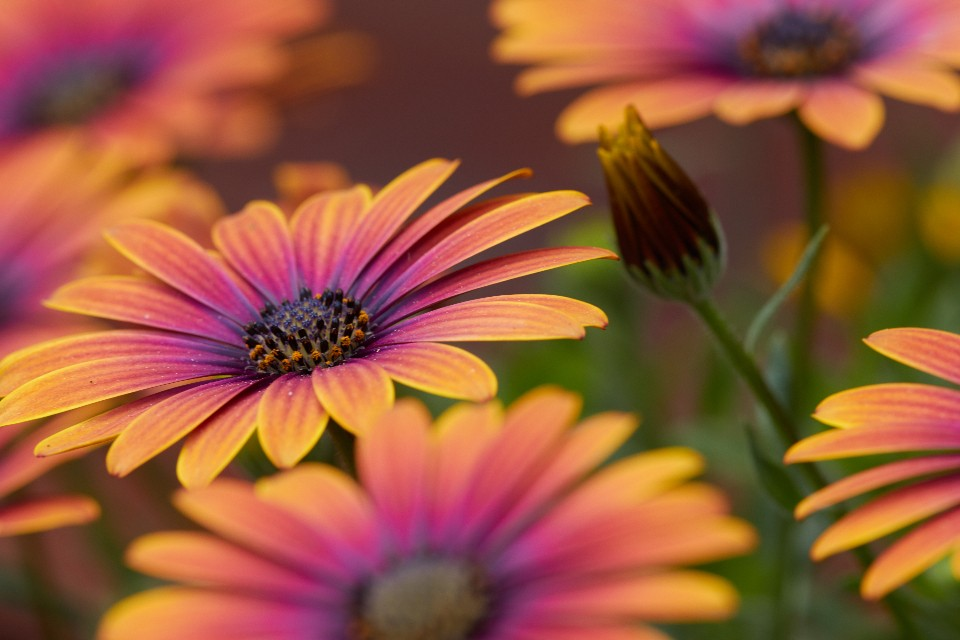
#> input picture Tivo-van-hanh-marketing-ai/thu-vien/anh/20-11/stocksnap-0a7a9848.jpg, 960 x 640 px
$ python -i tao-video.py   (imports and definitions only)
#> lines starting #> are read from the running program, lines starting #| are printed output that depends on the picture
"""Dựng video TikTok sale liệt kê nhiều sản phẩm theo mẫu của TIVO SMART.

Quy trình: quy-trinh/3-tao-video-ai.md (phần "Video liệt kê nhiều sản phẩm") và quy-trinh/mau-video-tiktok.md.

Cách chạy (từ thư mục Tivo-van-hanh-marketing-ai):
    python cong-cu/tao-video.py output/3-video/<tên-sale>/nguon/T01-kich-ban.json
    python cong-cu/tao-video.py <kịch bản> --kiem-tra    # chỉ xuất 1 ảnh gồm các khung chính để xem lại

Dòng thời gian (N sản phẩm, mỗi sản phẩm T giây):
    0.0–1.5s nhịp 1 mở · 1.5–3.0s nhịp 2 tem · 3.0s–3.0+N×T nhịp sản phẩm · 2.5s cuối CTA lưới sản phẩm.
    T = 2 giây nếu N ≤ 7, 1.5 giây nếu N từ 8 đến 10; tự giảm để tổng không quá 20 giây.

Mẫu kịch bản: cong-cu/mau-kich-ban.json. Nhận diện cố định (tên shop, username, logo, tem, màu):
cong-cu/thuong-hieu.json. Font Inter nằm trong cong-cu/font.
Kết quả: file MP4 theo "out" (1080x1920, 30fps) và <tên>-anh-bia.jpg lấy từ khung lưới sản phẩm ở nhịp CTA.
Ảnh nền và nhạc tự chọn từ thư viện miễn bản quyền thu-vien/anh/<phong_cach> và thu-vien/nhac/<phong_cach>
(4 video cùng đợt dùng 4 bài nhạc khác nhau, ưu tiên bài ít dùng nhất). Ghi "nhac": false để video im lặng,
hoặc "nhac"/"anh_nen" là đường dẫn file trong thu-vien để tự chọn. Nhật ký dùng: thu-vien/da-dung.json.
Cần: pip install pillow imageio-ffmpeg
"""
import json
import math
import random
import re
import subprocess
import sys
from pathlib import Path

import imageio_ffmpeg
from PIL import Image, ImageChops, ImageDraw, ImageEnhance, ImageFilter, ImageFont

W, H, FPS = 1080, 1920, 30
MAX_DUR, MAX_SP = 20.0, 10
INTRO, CTA = 3.0, 2.5
SLIDE = 0.3             # thời gian trượt ngang giữa 2 sản phẩm
HERE = Path(__file__).parent
FONTS = {"black": "Inter-Black.ttf", "bold": "Inter-Bold.ttf", "semi": "Inter-SemiBold.ttf"}
SQUEEZE = 0.84          # nén ngang tiêu đề 84%
BEAT = 0.5              # nhịp đập giả định 120 BPM
KIEU = ("T01", "T02a", "T02b", "T03", "T04")
TEXT_FIELDS = ("campaign", "nhip1", "nhip2", "nhip_sp", "cta", "dieu_kien", "san_pham")

# Bố cục, tính theo vùng an toàn TikTok (chừa trên 150px, dưới khoảng 400px, phải khoảng 120px)
CX, CY = 540, 720                  # tâm vùng sản phẩm
PROD_BOX = (640, 640)
ZONE = (80, 390, 1000, 1055)       # vùng sản phẩm, dùng cho lưới CTA
PANEL = (70, 1090, 1010, 1470)     # vùng đặt chữ nền tối
PCY = (PANEL[1] + PANEL[3]) // 2
DK_Y = 1402                        # dòng điều kiện chữ nhỏ trong vùng chữ, phía trên nhãn
LABEL_Y = 1478                     # nhãn nằm trên mép dưới vùng chữ
RIBBON_Y = 318                     # dải {ƯU ĐÃI} ở đầu nhịp sản phẩm
# Không hiện username góc dưới phải: chủ shop yêu cầu bỏ ngày 16/11/2026
TEXT_W = 860

_fonts = {}


# [7 lines left out: function font, not called in this run]


def rgb(hex_color):
    h = hex_color.lstrip("#")
    return tuple(int(h[i:i + 2], 16) for i in (0, 2, 4))


def clamp(p):
    return min(max(p, 0.0), 1.0)


def seg(t, a, b):
    return clamp((t - a) / (b - a))


def ease(p):
    return 1 - (1 - clamp(p)) ** 3


# [4 lines left out: function back, not called in this run]


def bump(t):
    """Đập theo nhịp: 1 ngay đầu mỗi nhịp, giảm về 0 sau 0.15 giây."""
    return max(0.0, 1 - ((t % BEAT) / BEAT) / 0.3)


def shadow(img, radius=8, opacity=110, dy=4):
    pad = radius * 2
    out = Image.new("RGBA", (img.width + pad * 2, img.height + pad * 2), (0, 0, 0, 0))
    sh = Image.new("RGBA", img.size, (40, 0, 0, 0))
    sh.putalpha(img.getchannel("A").point(lambda v: v * opacity // 255))
    out.paste(sh, (pad, pad + dy), sh)
    out = out.filter(ImageFilter.GaussianBlur(radius))
    out.alpha_composite(img, (pad, pad))
    return out


# [163 lines left out: functions fade, line_img, wrap, text_block, pill, stamp and 3 more, not called in this run]


# ---------- Ảnh nền và nhạc miễn bản quyền (thư viện thu-vien/, tải bằng cong-cu/tai-tu-lieu.py) ----------
LIB = HERE.parent / "thu-vien"
USED = LIB / "da-dung.json"
PHOTO_MIX = 0.45                    # độ rõ ảnh nền so với màu sự kiện (0 = chỉ màu, 1 = ảnh gốc)
ZOOM = 1.1                          # ảnh nền to hơn khung 10% để chuyển động phóng chậm
XFADE = 0.4                         # thời gian chuyển giữa 2 ảnh nền


# [263 lines left out: functions lib_files, pick_assets, mark_used, describe_assets, prep_photo, ken_burns and 7 more, not called in this run]


def draw_group(frame, group, cx=540, a=1.0, s=1.0, dy=0.0, blur=0.0, center=PCY):
    for img, cy in group:
        put(frame, img, cx, center + (cy - center) * s + dy, a, s, blur)


# [9 lines left out: function glitch, not called in this run]


def money(v):
    return f"{int(v):,}".replace(",", ".") + "đ"


# [420 lines left out: functions timing, grid_cells, check, build, main, not called in this run]


# [2 lines not run here, left out]

>>> import cv2
>>> picture = cv2.imread('../thu-vien/anh/20-11/stocksnap-0a7a9848.jpg', cv2.IMREAD_GRAYSCALE)
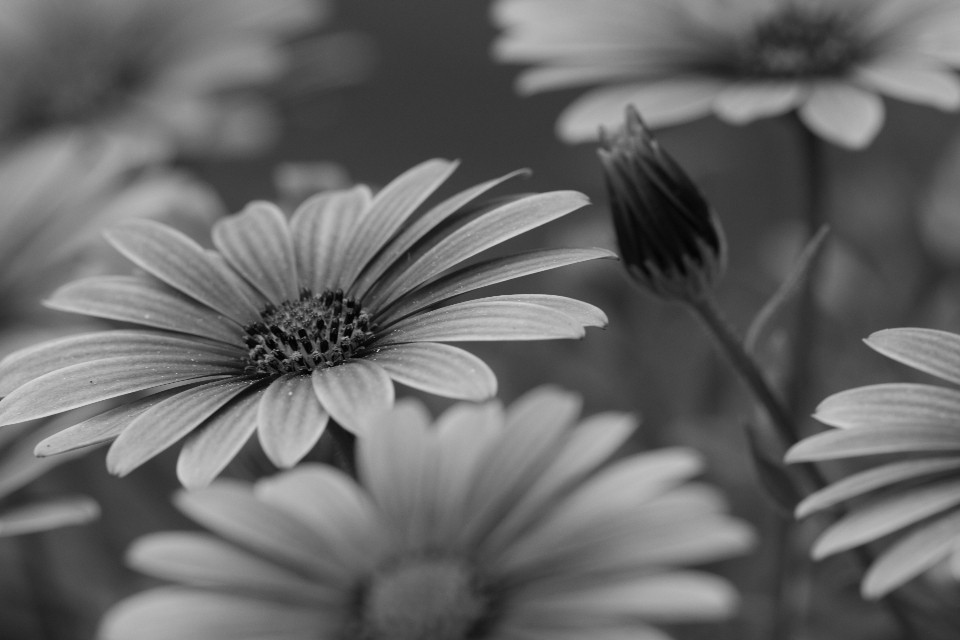
#> picture: shape (640, 960); min 0, max 219, mean 102.8
>>> result = shadow(picture)
#> (the run stopped early here; a loop or call above may not have finished)

$ run again, on Tivo-van-hanh-marketing-ai/thu-vien/anh/black-friday/stocksnap-1d7f82f1.jpg
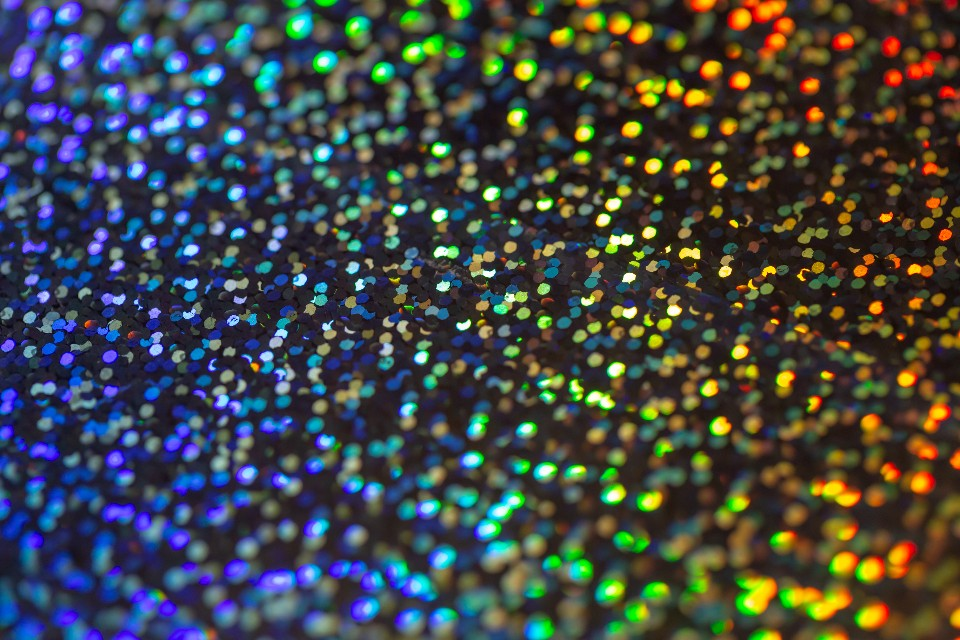
#> input picture Tivo-van-hanh-marketing-ai/thu-vien/anh/black-friday/stocksnap-1d7f82f1.jpg, 960 x 640 px
#> `picture = cv2.imread('../thu-vien/anh/20-11/stocksnap-0a7a9848.jpg', c..`:
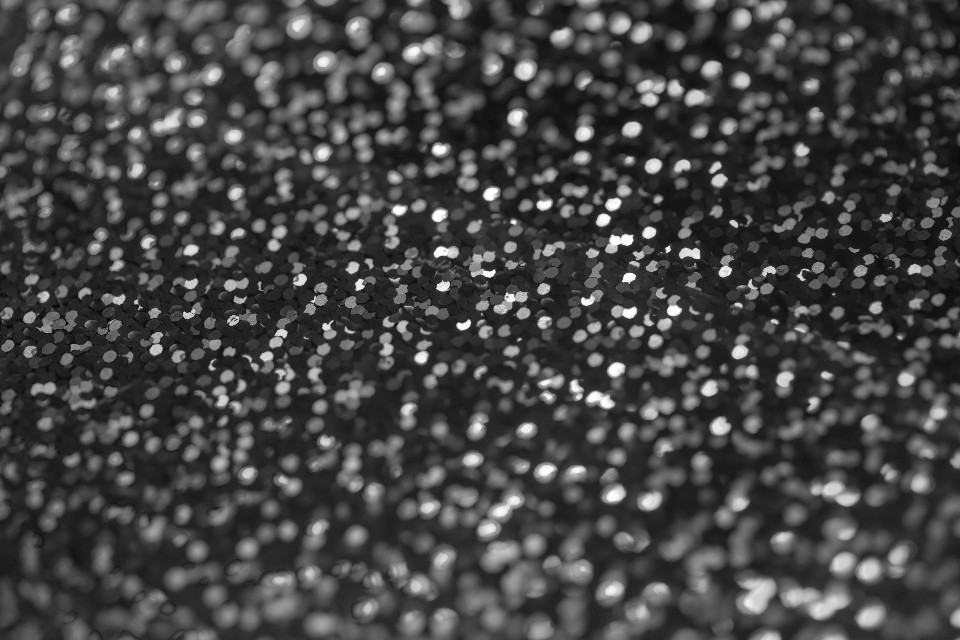
#> picture: shape (640, 960); min 2, max 255, mean 67.8

$ run again, on Tivo-van-hanh-marketing-ai/thu-vien/anh/cyber-monday/stocksnap-087275fc.jpg
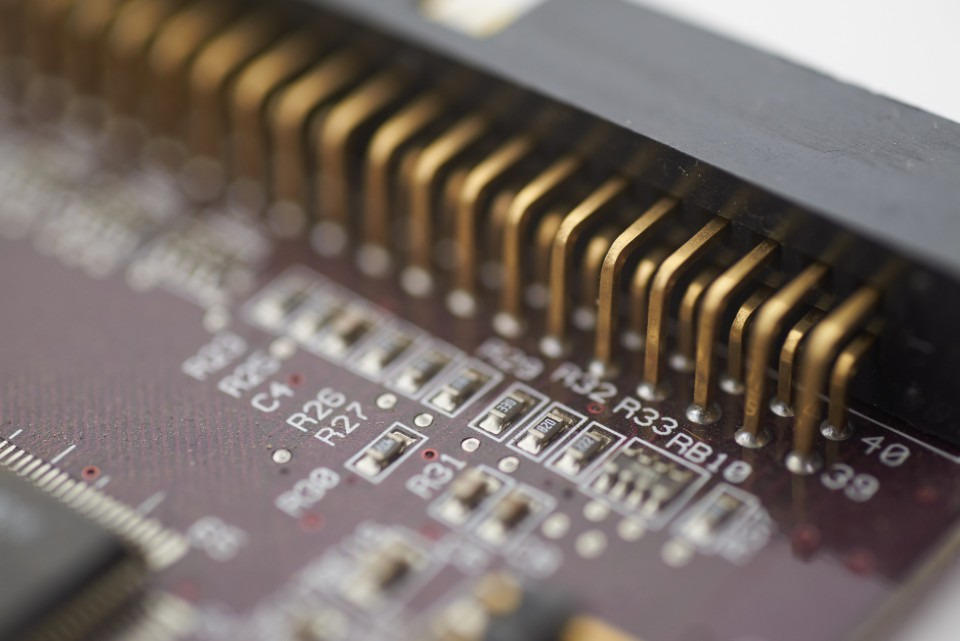
#> input picture Tivo-van-hanh-marketing-ai/thu-vien/anh/cyber-monday/stocksnap-087275fc.jpg, 960 x 641 px
#> `picture = cv2.imread('../thu-vien/anh/20-11/stocksnap-0a7a9848.jpg', c..`:
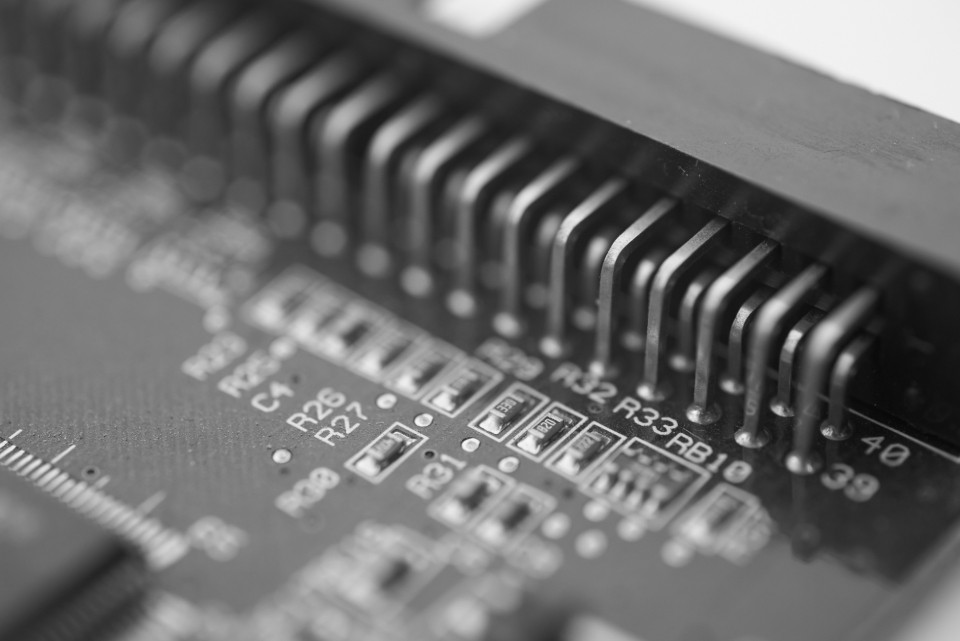
#> picture: shape (641, 960); min 5, max 250, mean 109.2
